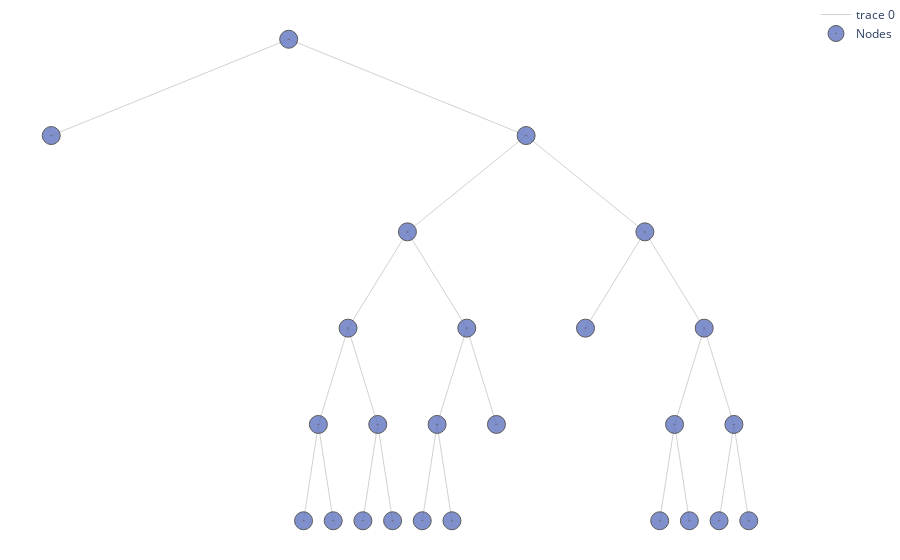

Here is the notebook cell this chart was saved with:
### Markdown cell above
these are the associated node proportion total, maybe should focus on gains instead

### Code cell
#pd.set_option('display.max_rows', None)
#pd.set_option('display.max_colwidth', 3000)

tree.print_tree(table = True, html = False).style.hide()

### Figure 1 — Plotly figure (JSON) as saved in the notebook; plotly's stock layout.template omitted (floating-point values rounded to 4 significant figures)
{"data": [{"hoverinfo": "none", "line": {"color": "rgb(210,210,210)", "width": 1}, "mode": "lines", "type": "scatter", "x": [0, -8, null, 0, 8, null, 8, 4, null, 8, 12, null, 4, 2, null, 4, 6, null, 12, 10, null, 12, 14, null, 2, 1, null, 2, 3, null, 6, 5, null, 6, 7, null, 14, 13, null, 14, 15, null, 1, 0.5, null, 1, 1.5, null, 3, 2.5, null, 3, 3.5, null, 5, 4.5, null, 5, 5.5, null, 13, 12.5, null, 13, 13.5, null, 15, 14.5, null, 15, 15.5, null], "y": [8, 7, null, 8, 7, null, 7, 6, null, 7, 6, null, 6, 5, null, 6, 5, null, 6, 5, null, 6, 5, null, 5, 4, null, 5, 4, null, 5, 4, null, 5, 4, null, 5, 4, null, 5, 4, null, 4, 3, null, 4, 3, null, 4, 3, null, 4, 3, null, 4, 3, null, 4, 3, null, 4, 3, null, 4, 3, null, 4, 3, null, 4, 3, null]}, {"hoverinfo": "text", "marker": {"color": "#6175c1", "line": {"color": "rgb(50,50,50)", "width": 1}, "size": 18, "symbol": "circle-dot"}, "mode": "markers", "name": "Nodes", "opacity": 0.8, "text": ["n2<br>None<br>Bin Value: 158.2<br>pearson : 3860.8<br>Samples : 5<br>GPR: []<br>LPR: []", "n48<br>None<br>Bin Value: 130.62<br>pearson : 6015.08<br>Samples : 13<br>GPR: []<br>LPR: []", "n49<br>None<br>Bin Value: 123.72<br>pearson : 34562.83<br>Samples : 103<br>GPR: []<br>LPR: []", "n50<br>None<br>Bin Value: 127.92<br>pearson : 5596.92<br>Samples : 12<br>GPR: []<br>LPR: []", "n51<br>None<br>Bin Value: 116.31<br>pearson : 5180.77<br>Samples : 13<br>GPR: []<br>LPR: []", "n27<br>None<br>Bin Value: 97.2<br>pearson : 3452.8<br>Samples : 5<br>GPR: []<br>LPR: []", "n52<br>None<br>Bin Value: 98.73<br>pearson : 2862.18<br>Samples : 11<br>GPR: []<br>LPR: []", "n53<br>None<br>Bin Value: 113.23<br>pearson : 23379.59<br>Samples : 66<br>GPR: []<br>LPR: []", "n14<br>None<br>Bin Value: 74<br>pearson : 4226<br>Samples : 6<br>GPR: []<br>LPR: []", "n60<br>None<br>Bin Value: 88.5<br>pearson : 565.5<br>Samples : 6<br>GPR: []<br>LPR: []", "n61<br>None<br>Bin Value: 109<br>pearson : 11104<br>Samples : 28<br>GPR: []<br>LPR: []", "n62<br>None<br>Bin Value: 78.17<br>pearson : 1546.83<br>Samples : 6<br>GPR: []<br>LPR: []", "n63<br>None<br>Bin Value: 99.5<br>pearson : 1393.5<br>Samples : 6<br>GPR: []<br>LPR: []", "n1<br>Sales > 1.17<br>Bin Value: 115.78<br>pearson : 155526.82<br>Samples : 280<br>GPR: 0.884<br>LPR: 0.26", "n3<br>Sales > 9.97<br>Bin Value: 115.0<br>pearson : 142503.0<br>Samples : 275<br>GPR: 0.882<br>LPR: 0.178", "n6<br>Sales > 7.53<br>Bin Value: 118.98<br>pearson : 95241.93<br>Samples : 223<br>GPR: 0.863<br>LPR: 0.093", "n12<br>Sales > 6.67<br>Bin Value: 124.03<br>pearson : 52885.89<br>Samples : 141<br>GPR: 0.877<br>LPR: 0.073", "n24<br>Sales > 3.44<br>Bin Value: 124.49<br>pearson : 41126.99<br>Samples : 116<br>GPR: 0.885<br>LPR: 0.065", "n25<br>Population > 228.5<br>Bin Value: 121.88<br>pearson : 11618.64<br>Samples : 25<br>GPR: 1.0<br>LPR: 0.222", "n13<br>Population > 496.5<br>Bin Value: 110.3<br>pearson : 32591.38<br>Samples : 82<br>GPR: 0.849<br>LPR: 0.13", "n26<br>Sales > 7.74<br>Bin Value: 111.16<br>pearson : 28224.13<br>Samples : 77<br>GPR: 0.852<br>LPR: 0.123", "n7<br>Population > 40.0<br>Bin Value: 97.94<br>pearson : 28594.83<br>Samples : 52<br>GPR: 0.901<br>LPR: 0.189", "n15<br>Population > 403.0<br>Bin Value: 101.07<br>pearson : 20480.8<br>Samples : 46<br>GPR: 0.91<br>LPR: 0.255", "n30<br>Income > 51.0<br>Bin Value: 105.38<br>pearson : 13746.03<br>Samples : 34<br>GPR: 1.0<br>LPR: 0.254", "n31<br>CompPrice > 117.5<br>Bin Value: 88.83<br>pearson : 4305.67<br>Samples : 12<br>GPR: 1.0<br>LPR: 0.5"], "type": "scatter", "x": [-8, 0.5, 1.5, 2.5, 3.5, 7, 4.5, 5.5, 10, 12.5, 13.5, 14.5, 15.5, 0, 8, 4, 2, 1, 3, 6, 5, 12, 14, 13, 15], "y": [7, 3, 3, 3, 3, 4, 3, 3, 5, 3, 3, 3, 3, 8, 7, 6, 5, 4, 4, 5, 4, 6, 5, 4, 4]}], "layout": {"margin": {"b": 0, "l": 0, "r": 0, "t": 0}, "plot_bgcolor": "rgba(0, 0, 0, 0)", "xaxis": {"showticklabels": false, "visible": false}, "yaxis": {"showticklabels": true, "visible": false}}}
